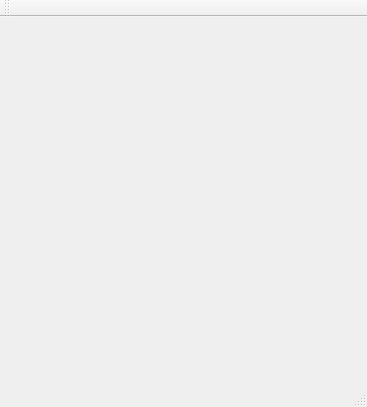
<?xml version="1.0" encoding="UTF-8"?>
<ui version="4.0">
 <class>MainWindow</class>
 <widget class="QMainWindow" name="MainWindow">
  <property name="geometry">
   <rect>
    <x>0</x>
    <y>0</y>
    <width>367</width>
    <height>407</height>
   </rect>
  </property>
  <property name="windowTitle">
   <string>MainWindow</string>
  </property>
  <widget class="QWidget" name="centralwidget"/>
  <widget class="QStatusBar" name="statusbar"/>
  <widget class="QToolBar" name="toolBar">
   <property name="windowTitle">
    <string>toolBar</string>
   </property>
   <attribute name="toolBarArea">
    <enum>TopToolBarArea</enum>
   </attribute>
   <attribute name="toolBarBreak">
    <bool>false</bool>
   </attribute>
  </widget>
 </widget>
 <resources/>
 <connections/>
</ui>
